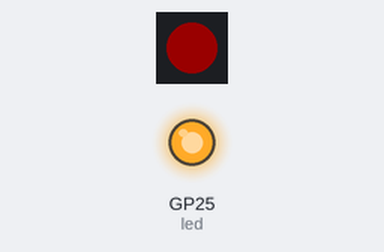
This program was run on a simulated Raspberry Pi Pico running CircuitPython. On the bench: 1 RGB LEDs in strip order, left to right, output pins drawn as LEDs (lit = HIGH). Dim RGB values are drawn brighter than linear; what the program prints to the serial console is not drawn.

Above: at 2.5 s.
At 4.5 s:
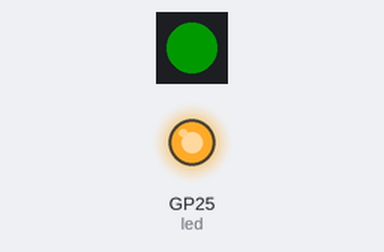
At 6.5 s:
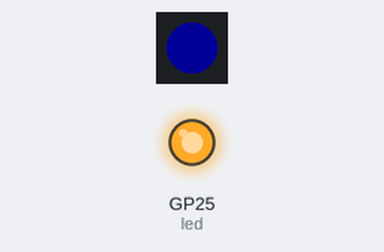
At 11.5 s:
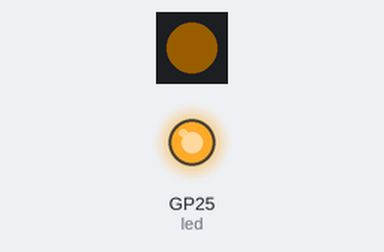
Timing chart, 0 to 12.4 s (numbered marks = the images above):
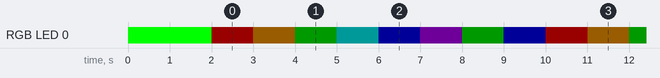

The program:

code.py
```python
# (licence header left out)
import time
import board
import neopixel
from digitalio import DigitalInOut, Direction, Pull

print("---Soupara Tactile Macropad---")

led = DigitalInOut(board.LED)
led.direction = Direction.OUTPUT
led.value = True

RED = (255, 0, 0)
YELLOW = (255, 150, 0)
GREEN = (0, 255, 0)
CYAN = (0, 255, 255)
BLUE = (0, 0, 255)
PURPLE = (180, 0, 255)
WHITE = (255, 255, 255)

pixel_pin = board.GP22
num_pixels = 1

with neopixel.NeoPixel(pixel_pin, num_pixels) as pixels:
    pixels.fill(GREEN)
    time.sleep(2)

pixels = neopixel.NeoPixel(pixel_pin, num_pixels, brightness=0.1, auto_write=False)
pixels.fill(WHITE)
pixels.show()
print("RGB Testing")

while True:
    for color in [RED, YELLOW, GREEN, CYAN, BLUE, PURPLE]:
        pixels.fill(color)
        pixels.show()
        # Increase or decrease to change the speed of the solid color change.
        time.sleep(1)

    pixels.fill(GREEN)
    pixels.show()
    time.sleep(1)
    pixels.fill(BLUE)
    pixels.show()
    time.sleep(1)
```

Measured:
- by itself, RGB LED 0: repeats every 8.0 s: RGB(25, 0, 0) 1.0 s, RGB(25, 15, 0) 1.0 s, RGB(0, 25, 0) 1.0 s, RGB(0, 25, 25) 1.0 s, RGB(0, 0, 25) 1.0 s, RGB(18, 0, 25) 1.0 s, RGB(0, 25, 0) 1.0 s, RGB(0, 0, 25) 1.0 s
- by itself, everything shown: repeats every 8.0 s, in 8 steps
